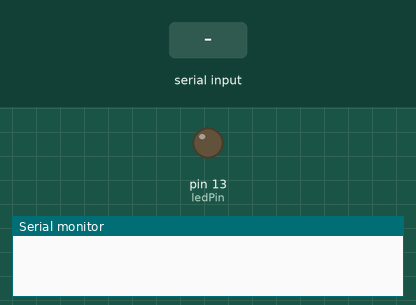
The sketch below on a simulated Arduino Uno, built with avr-gcc and run on an emulated ATmega328P. Shown: output pins drawn as LEDs (lit = HIGH), the last lines printed to the serial monitor. The inputs (shaded band) are chosen by the test bench.

Above: at 1.2 s.
1.3 s: "ON" received over Serial
At 2.9 s:
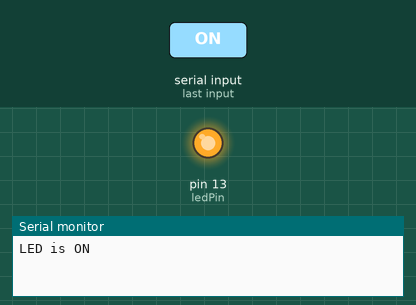
3.8 s: "OFF" received over Serial
At 6.0 s:
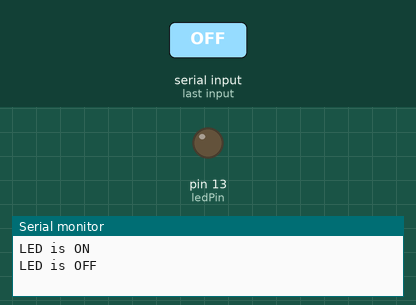
Timing chart, 0 to 7.5 s (numbered marks = the images above; inputs shaded):
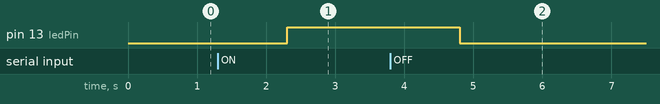

Measured:
- after the input at 1.3 s, pin 13 (ledPin): LOW → HIGH after 1.0 s
- after the input at 3.8 s, pin 13 (ledPin): HIGH → LOW after 1.0 s

The sketch:

sketch_may24a.ino
```cpp
// Define the LED pin
const int ledPin = 13;

void setup() {
  // Set the LED pin as an output
  pinMode(ledPin, OUTPUT);

  // Start the Serial communication
  Serial.begin(9600);
}

void loop() {
  if (Serial.available() > 0) {
    // Read the incoming data from the Serial Monitor
    String command = Serial.readString();

    // Remove any leading or trailing whitespace
    command.trim();

    // Check the received command
    if (command.equalsIgnoreCase("ON")) {
      // Turn the LED on
      digitalWrite(ledPin, HIGH);
      Serial.println("LED is ON");
    } else if (command.equalsIgnoreCase("OFF")) {
      // Turn the LED off
      digitalWrite(ledPin, LOW);
      Serial.println("LED is OFF");
    } else {
      // Invalid command
      Serial.println("Invalid command");
    }
  }
}
```
